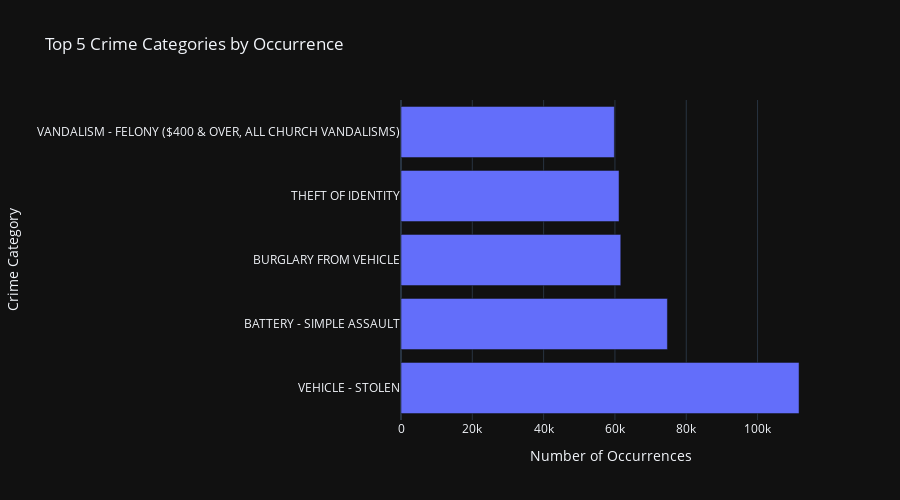

The cell this chart's notebook holds for it:
### Code cell
fig = px.bar(desc_count, 
             x='Occurrence count', 
             y="Crm Cd Desc", 
             title="Top 5 Crime Categories by Occurrence",
             labels={"Crm Cd Desc": "Crime Category", "Occurrence count": "Number of Occurrences"},
             orientation='h')

# Optionally resize the figure for better spacing (optional)
fig.update_layout(width=900, height=500)

fig.show()

### Figure 1 — Plotly figure (JSON) as saved in the notebook; plotly's stock layout.template omitted (floating-point values rounded to 4 significant figures)
{"data": [{"alignmentgroup": "True", "hovertemplate": "Number of Occurrences=%{x}<br>Crime Category=%{y}<extra></extra>", "legendgroup": "", "marker": {"color": "#636efa", "pattern": {"shape": ""}}, "name": "", "offsetgroup": "", "orientation": "h", "showlegend": false, "textposition": "auto", "x": [111632, 74717, 61633, 61148, 59848], "xaxis": "x", "y": ["VEHICLE - STOLEN", "BATTERY - SIMPLE ASSAULT", "BURGLARY FROM VEHICLE", "THEFT OF IDENTITY", "VANDALISM - FELONY ($400 & OVER, ALL CHURCH VANDALISMS)"], "yaxis": "y", "type": "bar"}], "layout": {"xaxis": {"anchor": "y", "domain": [0.0, 1.0], "title": {"text": "Number of Occurrences"}}, "yaxis": {"anchor": "x", "domain": [0.0, 1.0], "title": {"text": "Crime Category"}}, "legend": {"tracegroupgap": 0}, "title": {"text": "Top 5 Crime Categories by Occurrence"}, "barmode": "relative", "width": 900, "height": 500}}
